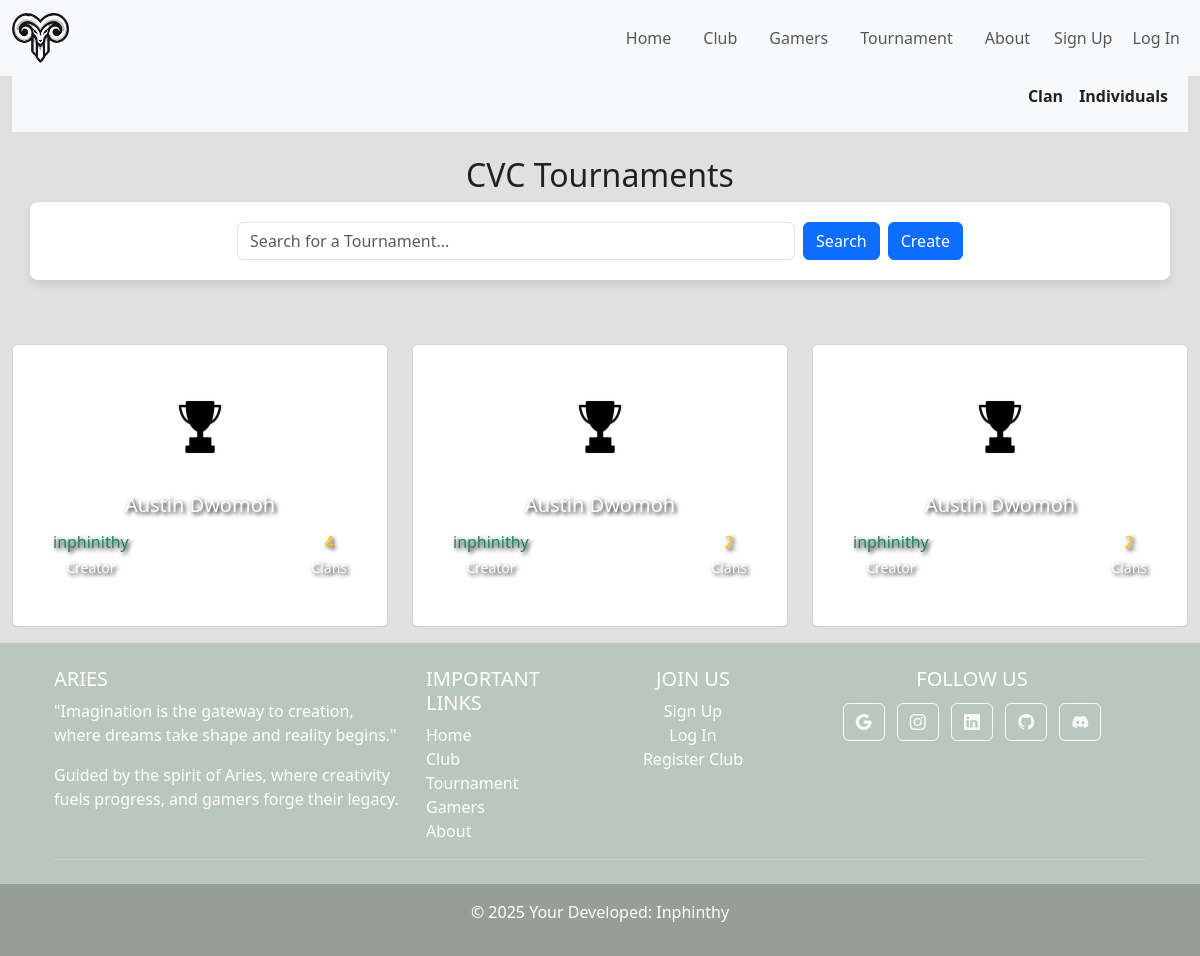
/tournaments/, run on the app's committed database.
### tournaments/models.py (models this page shows, shortened)
class ClanTournament(models.Model):
    TOUR_CHOICES = [('league', 'League'),('cup', 'Cup'),('groups_knockout', 'Groups + Knockout')]
    name = models.CharField(max_length=255)
    description = models.TextField(blank=True, null=True)
    created_by = models.ForeignKey(User, on_delete=models.CASCADE)
    teams = models.ManyToManyField(Clans, related_name="clans")  # Many-to-many relation with Clans
    logo = models.ImageField(default="tours-defualt.jpg", upload_to='tour_logos')
    tour_type = models.CharField(max_length=100, choices=TOUR_CHOICES, blank=True, null=True)

### users/models.py (models this page shows, shortened)
class Profile(models.Model):
    ROLE_CHOICES = [('admin', 'Admin'),('captain', 'Captain'),('member', 'Member'),]
    user = models.OneToOneField(User, on_delete=models.CASCADE)
    clan = models.ForeignKey(Clans, null=True, blank=True, on_delete=models.SET_NULL, related_name="members")
    social_links = models.JSONField(blank=True, null=True)
    profile_picture = models.ImageField(default="default.jpg",upload_to='profile_pics')
    role = models.CharField(max_length=100,choices=ROLE_CHOICES, blank=True, null=True)
    is_organizer =  models.BooleanField(default=False)

### tournaments/views.py (the view, shortened to what this page needs)
# urls.py: path('tournaments/',include('tournaments.urls')),#url that links to tours,
def tours(request):
    cvc_tournaments = ClanTournament.objects.annotate(
        team_count=Count('teams')
    ).order_by('-team_count')
    indi_tournaments = IndiTournament.objects.annotate(
        player_count=Count('players')
    ).order_by('-player_count')
    query = request.GET.get('q', '')
    no_results_cvc = not cvc_tournaments.exists()
    no_results_indi = not indi_tournaments.exists()
    context = {
        "cvc_tournaments": cvc_tournaments,
        "indi_tournaments": indi_tournaments,
        "no_results_cvc": no_results_cvc,
        "no_results_indi": no_results_indi,
    }
    return render(request, 'tournaments/tours.html', context)

### tournaments/templates/tournaments/tours.html (shortened to what this page needs)
{% extends "base.html" %}
{% block content %}
<nav class="navbar navbar-expand-lg bg-light navbar-light" style="margin-top:-9px;padding:-10px">
    <div class="container-fluid">
        <ul class="list-inline d-flex justify-content-end w-100">
            <li class="list-inline-item mx-2">
                <a class="nav-link mini-nav active  fw-bold" href="#" data-target="#section1">Clan</a>
            </li>
            <li class="list-inline-item mx-2">
                <a class="nav-link mini-nav  fw-bold" href="#" data-target="#section2">Individuals</a>
            </li>
        </ul>
    </div>
</nav>
<div id="section1" class="content-section active-content text-center">
    <div class="container-fluid my-4">
        <div class="container">
            <div class="row align-items-center">
            <h2 class="text-center">CVC Tournaments</h2>
            <form method="GET" action="{% url 'tournament-home' %}" class="mb-4 d-flex justify-content-center">
                <input type="text" name="q" class="form-control w-50" placeholder="Search for a Tournament..." value="{{ query }}">
                <button type="submit" class="btn btn-primary mx-2">Search</button>
                <a href="{%url 'create_clan_tournament' %}" class="btn btn-primary">Create</a>
            </form>
            </div>
        </div>
    </div>
        <div class="row">
            {% for tours in cvc_tournaments %}
            <div class="col-md-4">
                <a href="{% url 'cvc_details' tours.id %}">
                <div class="card my-3">
                    <div class="card-body text-center" >
                        <div class="card-body text-center"  style="background-image: url('{{ tours.created_by.profile.profile_picture.url  }}');background-size: cover; background-position: center;text-shadow: 2px 2px 4px rgba(0, 0, 0,1);color:white">
                            <img src="{{  tours.logo.url }}" alt="{{  tours.name }}'s avatar" class="img-fluid rounded-circle mb-3" style="width: 100px; height: 100px;" loading="lazy">
                        <h5 class="card-title">{{ tours.name }}</h5>
                        <p class="card-text">
                            <div class="d-flex justify-content-between text-center ">
                                <div class="mx-2">
                                  <p class="mb-1 h6 text-success">{{tours.created_by }}</p>
                                  <p class="small  mb-0">Creator</p>
                                </div>
                                <div class="mx-2">
                                  <p class="mb-1 h6 text-warning">{{ tours.teams.count }}</p>
                                  <p class="small  mb-0">Clans</p>
                            </div>
                        </div>
                        </p>
                    </div>
                    </div>
                </div>
            </a></div>
            {% endfor %}
        </div>
</div>
{% endblock content %}

### static/css/style.css (style rules this page uses)
html, body { height: 100%; margin: 0; }

### static/css/form.css (style rules this page uses)
form { width: 340px; margin: 0 auto; margin-bottom: 20px; padding: 20px; background-color: #fff; border-radius: 8px; box-shadow: 0 4px 8px rgba(0, 0, 0, 0.1); }

### static/css/card.css (style rules this page uses)
a { text-decoration:none; color:black }

### templates/base.html (style rules this page uses)
a { text-decoration:none }

### tournaments/templates/tournaments/tours.html (style rules this page uses)
.content-section { display: none; transition: opacity 0.5s ease-in-out; }
.active-content { display: block; opacity: 1; }

### data on the page
ClanTournament: logo (picture), name "Austin Dwomoh", created_by "inphinithy", teams.count "4"
ClanTournament: logo (picture), name "Austin Dwomoh", created_by "inphinithy", teams.count "2"
ClanTournament: logo (picture), name "Austin Dwomoh", created_by "inphinithy", teams.count "2"
